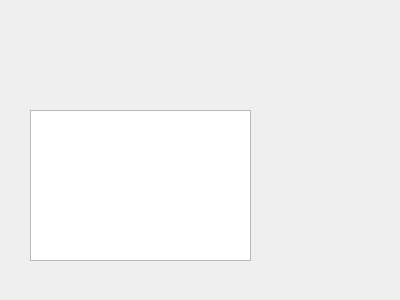
<?xml version="1.0" encoding="UTF-8"?>
<ui version="4.0">
 <class>TFormDoc</class>
 <widget class="QWidget" name="TFormDoc">
  <property name="geometry">
   <rect>
    <x>0</x>
    <y>0</y>
    <width>400</width>
    <height>300</height>
   </rect>
  </property>
  <property name="windowTitle">
   <string>Form</string>
  </property>
  <widget class="QPlainTextEdit" name="plainTextEdit">
   <property name="geometry">
    <rect>
     <x>30</x>
     <y>110</y>
     <width>221</width>
     <height>151</height>
    </rect>
   </property>
  </widget>
  <action name="action_Open">
   <property name="text">
    <string>打开</string>
   </property>
   <property name="toolTip">
    <string>打开文件</string>
   </property>
   <property name="statusTip">
    <string extracomment="打开文件">打开文件</string>
   </property>
  </action>
  <action name="action_Cut">
   <property name="text">
    <string>剪切</string>
   </property>
   <property name="toolTip">
    <string>剪切</string>
   </property>
   <property name="statusTip">
    <string extracomment="剪切">剪切</string>
   </property>
   <property name="shortcut">
    <string>Ctrl+X</string>
   </property>
  </action>
  <action name="action_Copy">
   <property name="text">
    <string>复制</string>
   </property>
   <property name="toolTip">
    <string>复制</string>
   </property>
   <property name="statusTip">
    <string extracomment="复制">复制</string>
   </property>
   <property name="shortcut">
    <string>Ctrl+C</string>
   </property>
  </action>
  <action name="action_Paste">
   <property name="text">
    <string>粘贴</string>
   </property>
   <property name="toolTip">
    <string>粘贴</string>
   </property>
   <property name="statusTip">
    <string extracomment="粘贴">粘贴</string>
   </property>
   <property name="shortcut">
    <string>Ctrl+V</string>
   </property>
  </action>
  <action name="action_Font">
   <property name="text">
    <string>字体</string>
   </property>
   <property name="toolTip">
    <string>设置字体</string>
   </property>
   <property name="statusTip">
    <string extracomment="字体">字体</string>
   </property>
  </action>
  <action name="action_Close">
   <property name="text">
    <string>关闭</string>
   </property>
   <property name="toolTip">
    <string>关闭本窗口</string>
   </property>
   <property name="statusTip">
    <string extracomment="关闭">关闭</string>
   </property>
  </action>
  <action name="action_Undo">
   <property name="text">
    <string>撤销</string>
   </property>
   <property name="toolTip">
    <string>撤销编缉操作</string>
   </property>
   <property name="statusTip">
    <string extracomment="撤销">撤销</string>
   </property>
   <property name="shortcut">
    <string>Ctrl+Z</string>
   </property>
  </action>
  <action name="action_Redo">
   <property name="text">
    <string>重复</string>
   </property>
   <property name="toolTip">
    <string>重复编缉操作</string>
   </property>
   <property name="statusTip">
    <string comment="重做" extracomment="重做">重做</string>
   </property>
   <property name="shortcut">
    <string>Ctrl+Y</string>
   </property>
  </action>
 </widget>
 <resources/>
 <connections>
  <connection>
   <sender>action_Close</sender>
   <signal>triggered()</signal>
   <receiver>TFormDoc</receiver>
   <slot>close()</slot>
   <hints>
    <hint type="sourcelabel">
     <x>-1</x>
     <y>-1</y>
    </hint>
    <hint type="destinationlabel">
     <x>199</x>
     <y>149</y>
    </hint>
   </hints>
  </connection>
  <connection>
   <sender>action_Copy</sender>
   <signal>triggered()</signal>
   <receiver>plainTextEdit</receiver>
   <slot>copy()</slot>
   <hints>
    <hint type="sourcelabel">
     <x>-1</x>
     <y>-1</y>
    </hint>
    <hint type="destinationlabel">
     <x>140</x>
     <y>185</y>
    </hint>
   </hints>
  </connection>
  <connection>
   <sender>action_Cut</sender>
   <signal>triggered()</signal>
   <receiver>plainTextEdit</receiver>
   <slot>cut()</slot>
   <hints>
    <hint type="sourcelabel">
     <x>-1</x>
     <y>-1</y>
    </hint>
    <hint type="destinationlabel">
     <x>140</x>
     <y>185</y>
    </hint>
   </hints>
  </connection>
  <connection>
   <sender>action_Paste</sender>
   <signal>triggered()</signal>
   <receiver>plainTextEdit</receiver>
   <slot>paste()</slot>
   <hints>
    <hint type="sourcelabel">
     <x>-1</x>
     <y>-1</y>
    </hint>
    <hint type="destinationlabel">
     <x>140</x>
     <y>185</y>
    </hint>
   </hints>
  </connection>
  <connection>
   <sender>action_Redo</sender>
   <signal>triggered()</signal>
   <receiver>plainTextEdit</receiver>
   <slot>redo()</slot>
   <hints>
    <hint type="sourcelabel">
     <x>-1</x>
     <y>-1</y>
    </hint>
    <hint type="destinationlabel">
     <x>140</x>
     <y>185</y>
    </hint>
   </hints>
  </connection>
  <connection>
   <sender>action_Undo</sender>
   <signal>triggered()</signal>
   <receiver>plainTextEdit</receiver>
   <slot>undo()</slot>
   <hints>
    <hint type="sourcelabel">
     <x>-1</x>
     <y>-1</y>
    </hint>
    <hint type="destinationlabel">
     <x>140</x>
     <y>185</y>
    </hint>
   </hints>
  </connection>
 </connections>
</ui>
